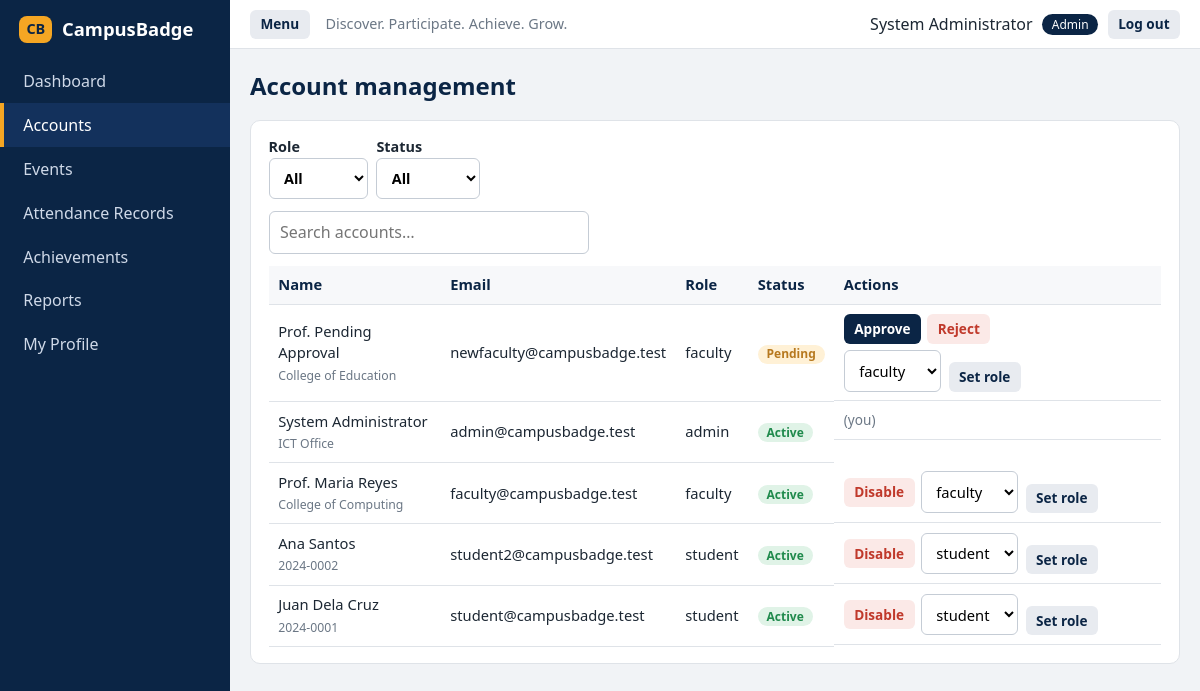
/admin/accounts (signed in), run on the app's committed database.
### tables this page shows
CREATE TABLE users (
    id INTEGER PRIMARY KEY AUTOINCREMENT,
    id_number TEXT NOT NULL DEFAULT '',
    full_name TEXT NOT NULL,
    email TEXT NOT NULL UNIQUE COLLATE NOCASE,
    password_hash TEXT NOT NULL,
    role TEXT NOT NULL CHECK (role IN ('student','faculty','admin')),
    status TEXT NOT NULL DEFAULT 'active' CHECK (status IN ('active','pending','rejected','disabled')),
    program TEXT NOT NULL DEFAULT '',
    created_at TEXT NOT NULL
);

### app.py (the view)
@app.route("/admin/accounts")
@roles_required("admin")
def accounts():
    role, status = request.args.get("role", ""), request.args.get("status", "")
    with db.db_session() as conn:
        rows = db.list_users(conn, role, status)
    return render_template("accounts.html", rows=rows, role=role, status=status)

### app.py (called while the page is built)
def csrf_token():
    if "_csrf" not in session:
        session["_csrf"] = secrets.token_hex(16)
    return session["_csrf"]

@app.context_processor
def inject_globals():
    logo = fp.find_logo()
    logo_url = url_for("logo_image", v=int(logo[0].stat().st_mtime)) if logo else None
    return {"user": g.get("user"), "testing_mode": TESTING_MODE, "logo_url": logo_url}

@app.before_request
def load_user_and_check_csrf():
    g.user = None
    if request.endpoint == "static":
        return
    user_id = session.get("user_id")
    if user_id:
        with db.db_session() as conn:
            row = db.get_user_row(conn, user_id)
        if row and row["status"] == "active":
            g.user = user_from_row(row)
        else:
            session.clear()
    if request.method == "POST":
        sent = request.form.get("_csrf") or request.headers.get("X-CSRF-Token", "")
        if not sent or not secrets.compare_digest(sent, session.get("_csrf", "")):
            abort(400)

def login_required(view):
    @wraps(view)
    def wrapper(*args, **kwargs):
        if g.user is None:
            flash("Please log in to continue.", "warning")
            return redirect(url_for("login"))
        return view(*args, **kwargs)
    return wrapper

def roles_required(*roles):
    def decorator(view):
        @wraps(view)
        @login_required
        def wrapper(*args, **kwargs):
            if g.user.role not in roles:
                raise UnauthorizedAccessError()
            return view(*args, **kwargs)
        return wrapper
    return decorator

### database.py (called while the page is built)
def connect():
    try:
        Path(DB_PATH).parent.mkdir(parents=True, exist_ok=True)
        conn = sqlite3.connect(DB_PATH, timeout=10, isolation_level=None)
        conn.row_factory = sqlite3.Row
        conn.execute("PRAGMA foreign_keys = ON")
        return conn
    except (sqlite3.Error, OSError) as exc:
        logger.exception("Could not open database")
        raise DatabaseError() from exc

@contextmanager
def db_session(immediate=False):
    conn = connect()
    try:
        conn.execute("BEGIN IMMEDIATE" if immediate else "BEGIN")
        yield conn
        conn.execute("COMMIT")
    except CampusBadgeError:
        _rollback(conn)
        raise
    except sqlite3.Error as exc:
        _rollback(conn)
        logger.exception("Database error")
        raise DatabaseError() from exc
    except Exception:
        _rollback(conn)
        raise
    finally:
        conn.close()

### templates/accounts.html (shortened to what this page needs)
{% extends "base.html" %}
{% from "_macros.html" import csrf, status_pill %}
{% block content %}
<h1>Account management</h1>
<div class="card">
  <form method="get" class="inline-form">
    <label>Role <select name="role" onchange="this.form.submit()">
      <option value="">All</option>{% for r in ('student','faculty','admin') %}<option {{ 'selected' if role == r }}>{{ r }}</option>{% endfor %}</select></label>
    <label>Status <select name="status" onchange="this.form.submit()">
      <option value="">All</option>{% for s in ('active','pending','rejected','disabled') %}<option {{ 'selected' if status == s }}>{{ s }}</option>{% endfor %}</select></label>
  </form>
  <input type="search" class="filter" placeholder="Search accounts…" data-filter="accounts-table">
  <div class="table-wrap"><table id="accounts-table">
    <thead><tr><th>Name</th><th>Email</th><th>Role</th><th>Status</th><th>Actions</th></tr></thead>
    <tbody>
    {% for a in rows %}
      <tr><td>{{ a.full_name }}<br><small class="muted">{{ a.id_number or a.program }}</small></td><td>{{ a.email }}</td>
        <td>{{ a.role }}</td><td>{{ status_pill(a.status) }}</td>
        <td class="actions">
          {% if a.id != user.id %}
            {% if a.status == 'pending' %}
              <form method="post" action="{{ url_for('account_action', target_id=a.id) }}">{{ csrf() }}<input type="hidden" name="action" value="approve"><button class="btn btn-sm btn-primary">Approve</button></form>
              <form method="post" action="{{ url_for('account_action', target_id=a.id) }}" data-confirm="Reject this request?">{{ csrf() }}<input type="hidden" name="action" value="reject"><button class="btn btn-sm btn-danger">Reject</button></form>
            {% elif a.status == 'active' %}
              <form method="post" action="{{ url_for('account_action', target_id=a.id) }}" data-confirm="Disable {{ a.full_name }}? They will not be able to log in.">{{ csrf() }}<input type="hidden" name="action" value="disable"><button class="btn btn-sm btn-danger">Disable</button></form>
            {% else %}
              <form method="post" action="{{ url_for('account_action', target_id=a.id) }}">{{ csrf() }}<input type="hidden" name="action" value="enable"><button class="btn btn-sm btn-light">Enable</button></form>
            {% endif %}
            <form method="post" action="{{ url_for('account_action', target_id=a.id) }}" class="inline-form" data-confirm="Change this account's role?">
              <select name="role" aria-label="New role">{% for r in ('student','faculty','admin') %}<option {{ 'selected' if a.role == r }}>{{ r }}</option>{% endfor %}</select>
              <button class="btn btn-sm btn-light">Set role</button></form>
          {% else %}<span class="muted small">(you)</span>{% endif %}
        </td></tr>
    {% else %}<tr><td colspan="5" class="muted">No accounts match.</td></tr>{% endfor %}
    </tbody></table></div>
</div>
{% endblock %}

### templates/base.html (shortened to what this page needs)
{% from "_macros.html" import csrf %}
<!doctype html>
<html lang="en">
<head>
  <link rel="stylesheet" href="{{ url_for('static', filename='css/style.css') }}">
</head>
<body>
{% if user %}
<div class="layout">
  <aside class="sidebar" id="sidebar">
    <div class="brand">{% if logo_url %}<img class="logo-img" src="{{ logo_url }}" alt="CampusBadge logo">{% else %}<span class="logo">CB</span>{% endif %} CampusBadge</div>
    {% set ep = request.endpoint %}
    <nav>
      <a href="{{ url_for('dashboard') }}" class="{{ 'active' if ep and ep.endswith('_dashboard') }}">Dashboard</a>
      {% if user.role == 'admin' %}<a href="{{ url_for('accounts') }}" class="{{ 'active' if ep == 'accounts' }}">Accounts</a>{% endif %}
      <a href="{{ url_for('events') }}" class="{{ 'active' if ep and ep.startswith('event') }}">Events</a>
      {% if user.role == 'student' %}
        <a href="{{ url_for('attendance') }}" class="{{ 'active' if ep == 'attendance' }}">QR Attendance</a>
        <a href="{{ url_for('badges') }}" class="{{ 'active' if ep == 'badges' }}">My Badges</a>
      {% else %}
        <a href="{{ url_for('attendance') }}" class="{{ 'active' if ep == 'attendance' }}">Attendance Records</a>
        <a href="{{ url_for('achievements') }}" class="{{ 'active' if ep == 'achievements' }}">Achievements</a>
        <a href="{{ url_for('reports') }}" class="{{ 'active' if ep == 'reports' }}">Reports</a>
      {% endif %}
      <a href="{{ url_for('profile') }}" class="{{ 'active' if ep == 'profile' }}">My Profile</a>
    </nav>
  </aside>
  <div class="main">
    <header class="topbar">
      <button type="button" id="menu-toggle" class="btn btn-light btn-sm menu-btn" aria-label="Toggle menu">Menu</button>
      <span class="tagline">Discover. Participate. Achieve. Grow.</span>
      <div class="topbar-user">
        <span>{{ user.full_name }}</span> <span class="role-pill">{{ user.role }}</span>
        <form method="post" action="{{ url_for('logout') }}">{{ csrf() }}<button class="btn btn-light btn-sm">Log out</button></form>
      </div>
    </header>
    <main class="content">
{% else %}
<main class="auth-wrap">
{% endif %}
      {% block content %}{% endblock %}
{% if user %}
    </main>
  </div>
</div>
{% else %}
</main>
{% endif %}
</body>
</html>

### templates/_macros.html (shortened to what this page needs)
{% macro status_pill(status) %}<span class="pill pill-{{ status }}">{{ status|capitalize }}</span>{% endmacro %}

### static/css/style.css (style rules this page uses)
:root { --navy:#0b2545; --navy2:#13315c; --accent:#f5a623; --accent-d:#d98e0f; --bg:#f1f3f6; --card:#fff; --text:#1c2733; --muted:#6b7785; --line:#dfe3e8; --ok:#1f8a4c; --bad:#c0392b; --warn:#b7791f; }
* { box-sizing: border-box; }
body { margin:0; font-family: system-ui, -apple-system, "Segoe UI", Roboto, Arial, sans-serif; background:var(--bg); color:var(--text); line-height:1.45; }
h1 { font-size:1.5rem; margin:0 0 1rem; color:var(--navy); }
a { color:var(--navy2); }
.muted { color:var(--muted); }
.small { font-size:.85rem; }
.layout { display:flex; min-height:100vh; }
.sidebar { width:230px; background:var(--navy); color:#fff; padding:1rem 0; flex-shrink:0; }
.brand { font-weight:700; font-size:1.15rem; padding:0 1.2rem 1rem; display:flex; align-items:center; gap:.6rem; }
.logo { background:var(--accent); color:var(--navy); border-radius:8px; padding:.2rem .45rem; font-size:.9rem; }
.sidebar nav a { display:block; color:#cfd9e8; text-decoration:none; padding:.65rem 1.2rem; border-left:4px solid transparent; }
.sidebar nav a.active { background:var(--navy2); color:#fff; border-left-color:var(--accent); }
.main { flex:1; min-width:0; display:flex; flex-direction:column; }
.topbar { background:#fff; border-bottom:1px solid var(--line); padding:.6rem 1.25rem; display:flex; align-items:center; gap:1rem; }
.tagline { color:var(--muted); font-size:.9rem; flex:1; }
.topbar-user { display:flex; align-items:center; gap:.6rem; }
.topbar-user form { margin:0; }
.role-pill { background:var(--navy); color:#fff; border-radius:99px; padding:.1rem .6rem; font-size:.75rem; text-transform:capitalize; }
.content { padding:1.25rem; max-width:1200px; width:100%; }
.menu-btn { display:none; }
.card { background:var(--card); border:1px solid var(--line); border-radius:10px; padding:1rem 1.1rem; margin-bottom:1rem; }
.table-wrap { overflow-x:auto; }
table { width:100%; border-collapse:collapse; font-size:.92rem; }
th, td { text-align:left; padding:.55rem .6rem; border-bottom:1px solid var(--line); vertical-align:middle; }
th { background:#f7f8fa; color:var(--navy); font-weight:600; white-space:nowrap; }
td.actions, .actions { display:flex; gap:.4rem; flex-wrap:wrap; align-items:center; }
td.actions form, .actions form { margin:0; }
label { display:block; margin-bottom:.8rem; font-weight:600; font-size:.9rem; }
input, select, textarea { display:block; width:100%; margin-top:.25rem; padding:.55rem .65rem; border:1px solid #c5ccd5; border-radius:6px; font:inherit; background:#fff; }
.filter { max-width:320px; margin:0 0 .75rem; }
.inline-form { display:flex; gap:.5rem; align-items:flex-end; flex-wrap:wrap; margin:0 0 .75rem; }
.inline-form label { margin:0; }
.inline-form select { width:auto; margin:0; }
.btn { display:inline-block; border:0; border-radius:6px; padding:.55rem 1rem; font:inherit; font-weight:600; cursor:pointer; text-decoration:none; text-align:center; }
.btn-primary { background:var(--navy); color:#fff; }
.btn-light { background:#e8ebf0; color:var(--navy); }
.btn-danger { background:#fbe9e7; color:var(--bad); }
.btn-sm { padding:.3rem .65rem; font-size:.85rem; }
.pill { display:inline-block; padding:.05rem .55rem; border-radius:99px; font-size:.75rem; font-weight:600; background:#e8ebf0; color:var(--navy); }
.pill-earned, .pill-active, .pill-approved, .pill-ongoing { background:#e0f3e7; color:var(--ok); }
.pill-pending, .pill-upcoming { background:#fff1d6; color:var(--warn); }

### data on the page
users: full_name "System Administrator", role "Admin", id_number+program "ICT Office", email "admin@campusbadge.test", role "admin", status "Active", shows "(you)"
users: full_name "Prof. Pending Approval", id_number+program "College of Education", email "newfaculty@campusbadge.test", role "faculty", status "Pending"
users: full_name "Prof. Maria Reyes", id_number+program "College of Computing", email "faculty@campusbadge.test", role "faculty", status "Active"
users: full_name "Ana Santos", id_number "2024-0002", email "student2@campusbadge.test", role "student", status "Active"
users: full_name "Juan Dela Cruz", id_number "2024-0001", email "student@campusbadge.test", role "student", status "Active"

### other printed values
form field role "faculty"
form field role "student"
